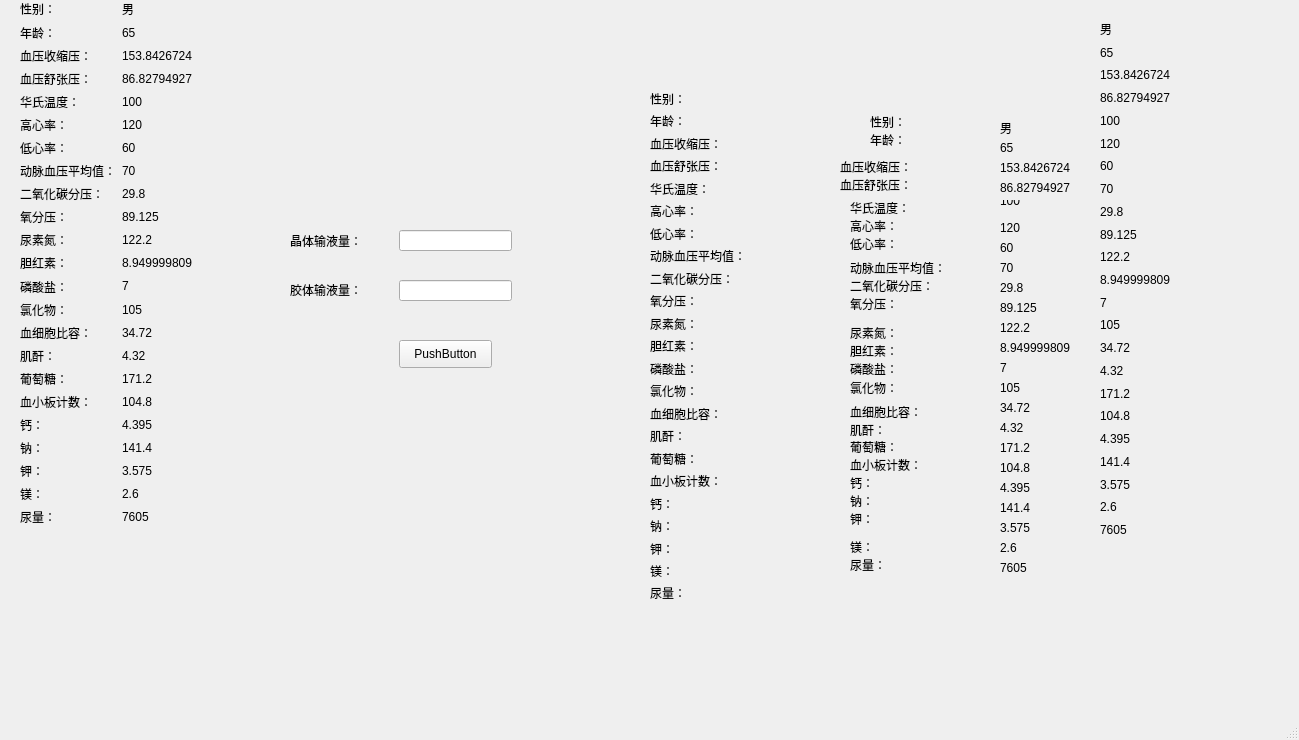
<?xml version="1.0" encoding="UTF-8"?>
<ui version="4.0">
 <class>MainWindow</class>
 <widget class="QMainWindow" name="MainWindow">
  <property name="geometry">
   <rect>
    <x>0</x>
    <y>0</y>
    <width>1299</width>
    <height>740</height>
   </rect>
  </property>
  <property name="windowTitle">
   <string>MainWindow</string>
  </property>
  <widget class="QWidget" name="centralwidget">
   <widget class="QPushButton" name="pushButton">
    <property name="geometry">
     <rect>
      <x>399</x>
      <y>340</y>
      <width>93</width>
      <height>28</height>
     </rect>
    </property>
    <property name="text">
     <string>PushButton</string>
    </property>
   </widget>
   <widget class="QLineEdit" name="lineEdit">
    <property name="geometry">
     <rect>
      <x>399</x>
      <y>280</y>
      <width>113</width>
      <height>21</height>
     </rect>
    </property>
   </widget>
   <widget class="QLineEdit" name="lineEdit_2">
    <property name="geometry">
     <rect>
      <x>399</x>
      <y>230</y>
      <width>113</width>
      <height>21</height>
     </rect>
    </property>
   </widget>
   <widget class="QLabel" name="label_3">
    <property name="geometry">
     <rect>
      <x>290</x>
      <y>230</y>
      <width>91</width>
      <height>21</height>
     </rect>
    </property>
    <property name="text">
     <string>晶体输液量：</string>
    </property>
   </widget>
   <widget class="QLabel" name="label_4">
    <property name="geometry">
     <rect>
      <x>290</x>
      <y>280</y>
      <width>91</width>
      <height>20</height>
     </rect>
    </property>
    <property name="text">
     <string>胶体输液量：</string>
    </property>
   </widget>
   <widget class="QLabel" name="label">
    <property name="geometry">
     <rect>
      <x>840</x>
      <y>160</y>
      <width>111</width>
      <height>31</height>
     </rect>
    </property>
    <property name="text">
     <string>血压收缩压：
血压舒张压：
</string>
    </property>
   </widget>
   <widget class="QLabel" name="label_5">
    <property name="geometry">
     <rect>
      <x>850</x>
      <y>260</y>
      <width>131</width>
      <height>51</height>
     </rect>
    </property>
    <property name="text">
     <string>动脉血压平均值：
二氧化碳分压：
氧分压：</string>
    </property>
   </widget>
   <widget class="QLabel" name="label_6">
    <property name="geometry">
     <rect>
      <x>850</x>
      <y>310</y>
      <width>121</width>
      <height>81</height>
     </rect>
    </property>
    <property name="text">
     <string>尿素氮：
胆红素：
磷酸盐：</string>
    </property>
   </widget>
   <widget class="QLabel" name="label_7">
    <property name="geometry">
     <rect>
      <x>850</x>
      <y>400</y>
      <width>91</width>
      <height>41</height>
     </rect>
    </property>
    <property name="text">
     <string>血细胞比容：
肌酐：</string>
    </property>
   </widget>
   <widget class="QLabel" name="label_8">
    <property name="geometry">
     <rect>
      <x>850</x>
      <y>470</y>
      <width>91</width>
      <height>61</height>
     </rect>
    </property>
    <property name="text">
     <string>钙：
钠：
钾：</string>
    </property>
   </widget>
   <widget class="QLabel" name="label_10">
    <property name="geometry">
     <rect>
      <x>850</x>
      <y>200</y>
      <width>131</width>
      <height>51</height>
     </rect>
    </property>
    <property name="text">
     <string>华氏温度：
高心率：
低心率：</string>
    </property>
   </widget>
   <widget class="QLabel" name="label_9">
    <property name="geometry">
     <rect>
      <x>1000</x>
      <y>160</y>
      <width>111</width>
      <height>16</height>
     </rect>
    </property>
    <property name="text">
     <string>153.8426724</string>
    </property>
   </widget>
   <widget class="QLabel" name="label_11">
    <property name="geometry">
     <rect>
      <x>1000</x>
      <y>120</y>
      <width>72</width>
      <height>15</height>
     </rect>
    </property>
    <property name="text">
     <string>男</string>
    </property>
   </widget>
   <widget class="QLabel" name="label_12">
    <property name="geometry">
     <rect>
      <x>1000</x>
      <y>140</y>
      <width>72</width>
      <height>15</height>
     </rect>
    </property>
    <property name="text">
     <string>65</string>
    </property>
   </widget>
   <widget class="QLabel" name="label_13">
    <property name="geometry">
     <rect>
      <x>1000</x>
      <y>180</y>
      <width>91</width>
      <height>16</height>
     </rect>
    </property>
    <property name="text">
     <string>86.82794927</string>
    </property>
   </widget>
   <widget class="QLabel" name="label_14">
    <property name="geometry">
     <rect>
      <x>1000</x>
      <y>200</y>
      <width>72</width>
      <height>15</height>
     </rect>
    </property>
    <property name="text">
     <string>100
</string>
    </property>
   </widget>
   <widget class="QLabel" name="label_15">
    <property name="geometry">
     <rect>
      <x>1000</x>
      <y>220</y>
      <width>81</width>
      <height>16</height>
     </rect>
    </property>
    <property name="text">
     <string>120</string>
    </property>
   </widget>
   <widget class="QLabel" name="label_16">
    <property name="geometry">
     <rect>
      <x>1000</x>
      <y>240</y>
      <width>72</width>
      <height>15</height>
     </rect>
    </property>
    <property name="text">
     <string>60</string>
    </property>
   </widget>
   <widget class="QLabel" name="label_17">
    <property name="geometry">
     <rect>
      <x>1000</x>
      <y>260</y>
      <width>72</width>
      <height>15</height>
     </rect>
    </property>
    <property name="text">
     <string>70</string>
    </property>
   </widget>
   <widget class="QLabel" name="label_18">
    <property name="geometry">
     <rect>
      <x>1000</x>
      <y>280</y>
      <width>72</width>
      <height>15</height>
     </rect>
    </property>
    <property name="text">
     <string>29.8</string>
    </property>
   </widget>
   <widget class="QLabel" name="label_19">
    <property name="geometry">
     <rect>
      <x>1000</x>
      <y>300</y>
      <width>72</width>
      <height>15</height>
     </rect>
    </property>
    <property name="text">
     <string>89.125</string>
    </property>
   </widget>
   <widget class="QLabel" name="label_20">
    <property name="geometry">
     <rect>
      <x>1000</x>
      <y>320</y>
      <width>72</width>
      <height>15</height>
     </rect>
    </property>
    <property name="text">
     <string>122.2</string>
    </property>
   </widget>
   <widget class="QLabel" name="label_21">
    <property name="geometry">
     <rect>
      <x>1000</x>
      <y>340</y>
      <width>72</width>
      <height>15</height>
     </rect>
    </property>
    <property name="text">
     <string>8.949999809</string>
    </property>
   </widget>
   <widget class="QLabel" name="label_22">
    <property name="geometry">
     <rect>
      <x>1000</x>
      <y>360</y>
      <width>72</width>
      <height>15</height>
     </rect>
    </property>
    <property name="text">
     <string>7</string>
    </property>
   </widget>
   <widget class="QLabel" name="label_23">
    <property name="geometry">
     <rect>
      <x>1000</x>
      <y>380</y>
      <width>72</width>
      <height>15</height>
     </rect>
    </property>
    <property name="text">
     <string>105</string>
    </property>
   </widget>
   <widget class="QLabel" name="label_24">
    <property name="geometry">
     <rect>
      <x>1000</x>
      <y>400</y>
      <width>72</width>
      <height>15</height>
     </rect>
    </property>
    <property name="text">
     <string>34.72</string>
    </property>
   </widget>
   <widget class="QLabel" name="label_25">
    <property name="geometry">
     <rect>
      <x>1000</x>
      <y>420</y>
      <width>72</width>
      <height>15</height>
     </rect>
    </property>
    <property name="text">
     <string>4.32</string>
    </property>
   </widget>
   <widget class="QLabel" name="label_26">
    <property name="geometry">
     <rect>
      <x>1000</x>
      <y>440</y>
      <width>72</width>
      <height>15</height>
     </rect>
    </property>
    <property name="text">
     <string>171.2</string>
    </property>
   </widget>
   <widget class="QLabel" name="label_27">
    <property name="geometry">
     <rect>
      <x>1000</x>
      <y>460</y>
      <width>72</width>
      <height>15</height>
     </rect>
    </property>
    <property name="text">
     <string>104.8</string>
    </property>
   </widget>
   <widget class="QLabel" name="label_28">
    <property name="geometry">
     <rect>
      <x>1000</x>
      <y>480</y>
      <width>72</width>
      <height>15</height>
     </rect>
    </property>
    <property name="text">
     <string>4.395</string>
    </property>
   </widget>
   <widget class="QLabel" name="label_29">
    <property name="geometry">
     <rect>
      <x>1000</x>
      <y>500</y>
      <width>72</width>
      <height>15</height>
     </rect>
    </property>
    <property name="text">
     <string>141.4</string>
    </property>
   </widget>
   <widget class="QLabel" name="label_30">
    <property name="geometry">
     <rect>
      <x>1000</x>
      <y>520</y>
      <width>72</width>
      <height>15</height>
     </rect>
    </property>
    <property name="text">
     <string>3.575</string>
    </property>
   </widget>
   <widget class="QLabel" name="label_31">
    <property name="geometry">
     <rect>
      <x>1000</x>
      <y>540</y>
      <width>72</width>
      <height>15</height>
     </rect>
    </property>
    <property name="text">
     <string>2.6</string>
    </property>
   </widget>
   <widget class="QLabel" name="label_32">
    <property name="geometry">
     <rect>
      <x>1000</x>
      <y>560</y>
      <width>72</width>
      <height>15</height>
     </rect>
    </property>
    <property name="text">
     <string>7605</string>
    </property>
   </widget>
   <widget class="QLabel" name="label_33">
    <property name="geometry">
     <rect>
      <x>850</x>
      <y>380</y>
      <width>72</width>
      <height>15</height>
     </rect>
    </property>
    <property name="text">
     <string>氯化物：</string>
    </property>
   </widget>
   <widget class="QLabel" name="label_34">
    <property name="geometry">
     <rect>
      <x>850</x>
      <y>540</y>
      <width>61</width>
      <height>31</height>
     </rect>
    </property>
    <property name="text">
     <string>镁：
尿量：</string>
    </property>
   </widget>
   <widget class="QLabel" name="label_35">
    <property name="geometry">
     <rect>
      <x>850</x>
      <y>430</y>
      <width>81</width>
      <height>51</height>
     </rect>
    </property>
    <property name="text">
     <string>葡萄糖：
血小板计数：</string>
    </property>
   </widget>
   <widget class="QLabel" name="label_2">
    <property name="geometry">
     <rect>
      <x>870</x>
      <y>110</y>
      <width>121</width>
      <height>41</height>
     </rect>
    </property>
    <property name="text">
     <string>性别： 
年龄：</string>
    </property>
   </widget>
   <widget class="QWidget" name="verticalLayoutWidget_2">
    <property name="geometry">
     <rect>
      <x>1100</x>
      <y>20</y>
      <width>160</width>
      <height>518</height>
     </rect>
    </property>
    <layout class="QVBoxLayout" name="verticalLayout_2">
     <item>
      <widget class="QLabel" name="label_81">
       <property name="text">
        <string>男</string>
       </property>
      </widget>
     </item>
     <item>
      <widget class="QLabel" name="label_60">
       <property name="text">
        <string>65</string>
       </property>
      </widget>
     </item>
     <item>
      <widget class="QLabel" name="label_69">
       <property name="text">
        <string>153.8426724</string>
       </property>
      </widget>
     </item>
     <item>
      <widget class="QLabel" name="label_72">
       <property name="text">
        <string>86.82794927</string>
       </property>
      </widget>
     </item>
     <item>
      <widget class="QLabel" name="label_63">
       <property name="text">
        <string>100</string>
       </property>
      </widget>
     </item>
     <item>
      <widget class="QLabel" name="label_77">
       <property name="text">
        <string>120</string>
       </property>
      </widget>
     </item>
     <item>
      <widget class="QLabel" name="label_76">
       <property name="text">
        <string>60</string>
       </property>
      </widget>
     </item>
     <item>
      <widget class="QLabel" name="label_65">
       <property name="text">
        <string>70</string>
       </property>
      </widget>
     </item>
     <item>
      <widget class="QLabel" name="label_80">
       <property name="text">
        <string>29.8</string>
       </property>
      </widget>
     </item>
     <item>
      <widget class="QLabel" name="label_67">
       <property name="text">
        <string>89.125</string>
       </property>
      </widget>
     </item>
     <item>
      <widget class="QLabel" name="label_73">
       <property name="text">
        <string>122.2</string>
       </property>
      </widget>
     </item>
     <item>
      <widget class="QLabel" name="label_59">
       <property name="text">
        <string>8.949999809</string>
       </property>
      </widget>
     </item>
     <item>
      <widget class="QLabel" name="label_82">
       <property name="text">
        <string>7</string>
       </property>
      </widget>
     </item>
     <item>
      <widget class="QLabel" name="label_68">
       <property name="text">
        <string>105</string>
       </property>
      </widget>
     </item>
     <item>
      <widget class="QLabel" name="label_61">
       <property name="text">
        <string>34.72</string>
       </property>
      </widget>
     </item>
     <item>
      <widget class="QLabel" name="label_79">
       <property name="text">
        <string>4.32</string>
       </property>
      </widget>
     </item>
     <item>
      <widget class="QLabel" name="label_71">
       <property name="text">
        <string>171.2</string>
       </property>
      </widget>
     </item>
     <item>
      <widget class="QLabel" name="label_75">
       <property name="text">
        <string>104.8</string>
       </property>
      </widget>
     </item>
     <item>
      <widget class="QLabel" name="label_78">
       <property name="text">
        <string>4.395</string>
       </property>
      </widget>
     </item>
     <item>
      <widget class="QLabel" name="label_74">
       <property name="text">
        <string>141.4</string>
       </property>
      </widget>
     </item>
     <item>
      <widget class="QLabel" name="label_64">
       <property name="text">
        <string>3.575</string>
       </property>
      </widget>
     </item>
     <item>
      <widget class="QLabel" name="label_62">
       <property name="text">
        <string>2.6</string>
       </property>
      </widget>
     </item>
     <item>
      <widget class="QLabel" name="label_66">
       <property name="text">
        <string>7605</string>
       </property>
      </widget>
     </item>
    </layout>
   </widget>
   <widget class="QWidget" name="formLayoutWidget">
    <property name="geometry">
     <rect>
      <x>20</x>
      <y>0</y>
      <width>221</width>
      <height>525</height>
     </rect>
    </property>
    <layout class="QFormLayout" name="formLayout_2">
     <item row="0" column="0">
      <layout class="QVBoxLayout" name="verticalLayout_5">
       <item>
        <widget class="QLabel" name="label_128">
         <property name="text">
          <string>性别： </string>
         </property>
        </widget>
       </item>
       <item>
        <widget class="QLabel" name="label_129">
         <property name="text">
          <string>年龄：</string>
         </property>
        </widget>
       </item>
       <item>
        <widget class="QLabel" name="label_130">
         <property name="text">
          <string>血压收缩压：</string>
         </property>
        </widget>
       </item>
       <item>
        <widget class="QLabel" name="label_131">
         <property name="text">
          <string>血压舒张压：</string>
         </property>
        </widget>
       </item>
       <item>
        <widget class="QLabel" name="label_132">
         <property name="text">
          <string>华氏温度：</string>
         </property>
        </widget>
       </item>
       <item>
        <widget class="QLabel" name="label_133">
         <property name="text">
          <string>高心率：</string>
         </property>
        </widget>
       </item>
       <item>
        <widget class="QLabel" name="label_134">
         <property name="text">
          <string>低心率：</string>
         </property>
        </widget>
       </item>
       <item>
        <widget class="QLabel" name="label_135">
         <property name="text">
          <string>动脉血压平均值：</string>
         </property>
        </widget>
       </item>
       <item>
        <widget class="QLabel" name="label_136">
         <property name="text">
          <string>二氧化碳分压：</string>
         </property>
        </widget>
       </item>
       <item>
        <widget class="QLabel" name="label_137">
         <property name="text">
          <string>氧分压：</string>
         </property>
        </widget>
       </item>
       <item>
        <widget class="QLabel" name="label_138">
         <property name="text">
          <string>尿素氮：</string>
         </property>
        </widget>
       </item>
       <item>
        <widget class="QLabel" name="label_139">
         <property name="text">
          <string>胆红素：</string>
         </property>
        </widget>
       </item>
       <item>
        <widget class="QLabel" name="label_140">
         <property name="text">
          <string>磷酸盐：</string>
         </property>
        </widget>
       </item>
       <item>
        <widget class="QLabel" name="label_141">
         <property name="text">
          <string>氯化物：</string>
         </property>
        </widget>
       </item>
       <item>
        <widget class="QLabel" name="label_142">
         <property name="text">
          <string>血细胞比容：</string>
         </property>
        </widget>
       </item>
       <item>
        <widget class="QLabel" name="label_143">
         <property name="text">
          <string>肌酐：</string>
         </property>
        </widget>
       </item>
       <item>
        <widget class="QLabel" name="label_144">
         <property name="text">
          <string>葡萄糖：</string>
         </property>
        </widget>
       </item>
       <item>
        <widget class="QLabel" name="label_145">
         <property name="text">
          <string>血小板计数：</string>
         </property>
        </widget>
       </item>
       <item>
        <widget class="QLabel" name="label_146">
         <property name="text">
          <string>钙：</string>
         </property>
        </widget>
       </item>
       <item>
        <widget class="QLabel" name="label_147">
         <property name="text">
          <string>钠：</string>
         </property>
        </widget>
       </item>
       <item>
        <widget class="QLabel" name="label_148">
         <property name="text">
          <string>钾：</string>
         </property>
        </widget>
       </item>
       <item>
        <widget class="QLabel" name="label_149">
         <property name="text">
          <string>镁：</string>
         </property>
        </widget>
       </item>
       <item>
        <widget class="QLabel" name="label_150">
         <property name="text">
          <string>尿量：</string>
         </property>
        </widget>
       </item>
      </layout>
     </item>
     <item row="0" column="1">
      <layout class="QVBoxLayout" name="verticalLayout_6">
       <item>
        <widget class="QLabel" name="label_151">
         <property name="text">
          <string>男</string>
         </property>
        </widget>
       </item>
       <item>
        <widget class="QLabel" name="label_152">
         <property name="text">
          <string>65</string>
         </property>
        </widget>
       </item>
       <item>
        <widget class="QLabel" name="label_153">
         <property name="text">
          <string>153.8426724</string>
         </property>
        </widget>
       </item>
       <item>
        <widget class="QLabel" name="label_154">
         <property name="text">
          <string>86.82794927</string>
         </property>
        </widget>
       </item>
       <item>
        <widget class="QLabel" name="label_155">
         <property name="text">
          <string>100</string>
         </property>
        </widget>
       </item>
       <item>
        <widget class="QLabel" name="label_156">
         <property name="text">
          <string>120</string>
         </property>
        </widget>
       </item>
       <item>
        <widget class="QLabel" name="label_157">
         <property name="text">
          <string>60</string>
         </property>
        </widget>
       </item>
       <item>
        <widget class="QLabel" name="label_158">
         <property name="text">
          <string>70</string>
         </property>
        </widget>
       </item>
       <item>
        <widget class="QLabel" name="label_159">
         <property name="text">
          <string>29.8</string>
         </property>
        </widget>
       </item>
       <item>
        <widget class="QLabel" name="label_160">
         <property name="text">
          <string>89.125</string>
         </property>
        </widget>
       </item>
       <item>
        <widget class="QLabel" name="label_161">
         <property name="text">
          <string>122.2</string>
         </property>
        </widget>
       </item>
       <item>
        <widget class="QLabel" name="label_162">
         <property name="text">
          <string>8.949999809</string>
         </property>
        </widget>
       </item>
       <item>
        <widget class="QLabel" name="label_163">
         <property name="text">
          <string>7</string>
         </property>
        </widget>
       </item>
       <item>
        <widget class="QLabel" name="label_164">
         <property name="text">
          <string>105</string>
         </property>
        </widget>
       </item>
       <item>
        <widget class="QLabel" name="label_165">
         <property name="text">
          <string>34.72</string>
         </property>
        </widget>
       </item>
       <item>
        <widget class="QLabel" name="label_166">
         <property name="text">
          <string>4.32</string>
         </property>
        </widget>
       </item>
       <item>
        <widget class="QLabel" name="label_167">
         <property name="text">
          <string>171.2</string>
         </property>
        </widget>
       </item>
       <item>
        <widget class="QLabel" name="label_168">
         <property name="text">
          <string>104.8</string>
         </property>
        </widget>
       </item>
       <item>
        <widget class="QLabel" name="label_169">
         <property name="text">
          <string>4.395</string>
         </property>
        </widget>
       </item>
       <item>
        <widget class="QLabel" name="label_170">
         <property name="text">
          <string>141.4</string>
         </property>
        </widget>
       </item>
       <item>
        <widget class="QLabel" name="label_171">
         <property name="text">
          <string>3.575</string>
         </property>
        </widget>
       </item>
       <item>
        <widget class="QLabel" name="label_172">
         <property name="text">
          <string>2.6</string>
         </property>
        </widget>
       </item>
       <item>
        <widget class="QLabel" name="label_173">
         <property name="text">
          <string>7605</string>
         </property>
        </widget>
       </item>
      </layout>
     </item>
    </layout>
   </widget>
   <widget class="QWidget" name="verticalLayoutWidget">
    <property name="geometry">
     <rect>
      <x>650</x>
      <y>90</y>
      <width>160</width>
      <height>511</height>
     </rect>
    </property>
    <layout class="QVBoxLayout" name="verticalLayout">
     <item>
      <widget class="QLabel" name="label_36">
       <property name="text">
        <string>性别： </string>
       </property>
      </widget>
     </item>
     <item>
      <widget class="QLabel" name="label_37">
       <property name="text">
        <string>年龄：</string>
       </property>
      </widget>
     </item>
     <item>
      <widget class="QLabel" name="label_39">
       <property name="text">
        <string>血压收缩压：</string>
       </property>
      </widget>
     </item>
     <item>
      <widget class="QLabel" name="label_38">
       <property name="text">
        <string>血压舒张压：</string>
       </property>
      </widget>
     </item>
     <item>
      <widget class="QLabel" name="label_40">
       <property name="text">
        <string>华氏温度：</string>
       </property>
      </widget>
     </item>
     <item>
      <widget class="QLabel" name="label_41">
       <property name="text">
        <string>高心率：</string>
       </property>
      </widget>
     </item>
     <item>
      <widget class="QLabel" name="label_42">
       <property name="text">
        <string>低心率：</string>
       </property>
      </widget>
     </item>
     <item>
      <widget class="QLabel" name="label_43">
       <property name="text">
        <string>动脉血压平均值：</string>
       </property>
      </widget>
     </item>
     <item>
      <widget class="QLabel" name="label_44">
       <property name="text">
        <string>二氧化碳分压：</string>
       </property>
      </widget>
     </item>
     <item>
      <widget class="QLabel" name="label_45">
       <property name="text">
        <string>氧分压：</string>
       </property>
      </widget>
     </item>
     <item>
      <widget class="QLabel" name="label_47">
       <property name="text">
        <string>尿素氮：</string>
       </property>
      </widget>
     </item>
     <item>
      <widget class="QLabel" name="label_49">
       <property name="text">
        <string>胆红素：</string>
       </property>
      </widget>
     </item>
     <item>
      <widget class="QLabel" name="label_48">
       <property name="text">
        <string>磷酸盐：</string>
       </property>
      </widget>
     </item>
     <item>
      <widget class="QLabel" name="label_46">
       <property name="text">
        <string>氯化物：</string>
       </property>
      </widget>
     </item>
     <item>
      <widget class="QLabel" name="label_50">
       <property name="text">
        <string>血细胞比容：</string>
       </property>
      </widget>
     </item>
     <item>
      <widget class="QLabel" name="label_51">
       <property name="text">
        <string>肌酐：</string>
       </property>
      </widget>
     </item>
     <item>
      <widget class="QLabel" name="label_53">
       <property name="text">
        <string>葡萄糖：</string>
       </property>
      </widget>
     </item>
     <item>
      <widget class="QLabel" name="label_54">
       <property name="text">
        <string>血小板计数：</string>
       </property>
      </widget>
     </item>
     <item>
      <widget class="QLabel" name="label_55">
       <property name="text">
        <string>钙：</string>
       </property>
      </widget>
     </item>
     <item>
      <widget class="QLabel" name="label_52">
       <property name="text">
        <string>钠：</string>
       </property>
      </widget>
     </item>
     <item>
      <widget class="QLabel" name="label_57">
       <property name="text">
        <string>钾：</string>
       </property>
      </widget>
     </item>
     <item>
      <widget class="QLabel" name="label_58">
       <property name="text">
        <string>镁：</string>
       </property>
      </widget>
     </item>
     <item>
      <widget class="QLabel" name="label_56">
       <property name="text">
        <string>尿量：</string>
       </property>
      </widget>
     </item>
    </layout>
   </widget>
  </widget>
  <widget class="QMenuBar" name="menubar">
   <property name="geometry">
    <rect>
     <x>0</x>
     <y>0</y>
     <width>1299</width>
     <height>26</height>
    </rect>
   </property>
  </widget>
  <widget class="QStatusBar" name="statusbar"/>
 </widget>
 <resources/>
 <connections/>
</ui>
